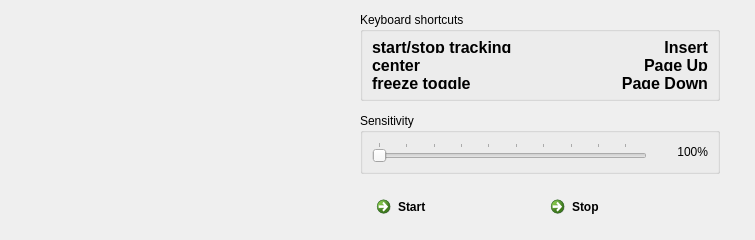
<?xml version="1.0" encoding="UTF-8"?>
<ui version="4.0">
 <class>window</class>
 <widget class="QMainWindow" name="window">
  <property name="geometry">
   <rect>
    <x>0</x>
    <y>0</y>
    <width>755</width>
    <height>240</height>
   </rect>
  </property>
  <property name="sizePolicy">
   <sizepolicy hsizetype="Preferred" vsizetype="Fixed">
    <horstretch>0</horstretch>
    <verstretch>0</verstretch>
   </sizepolicy>
  </property>
  <property name="maximumSize">
   <size>
    <width>16777215</width>
    <height>240</height>
   </size>
  </property>
  <property name="windowTitle">
   <string>trackmouse prototype</string>
  </property>
  <widget class="QWidget" name="frame">
   <property name="sizePolicy">
    <sizepolicy hsizetype="Preferred" vsizetype="Fixed">
     <horstretch>0</horstretch>
     <verstretch>0</verstretch>
    </sizepolicy>
   </property>
   <property name="maximumSize">
    <size>
     <width>16777215</width>
     <height>240</height>
    </size>
   </property>
   <layout class="QHBoxLayout" name="horizontalLayout_3">
    <property name="spacing">
     <number>6</number>
    </property>
    <property name="leftMargin">
     <number>6</number>
    </property>
    <property name="topMargin">
     <number>0</number>
    </property>
    <property name="rightMargin">
     <number>12</number>
    </property>
    <property name="bottomMargin">
     <number>0</number>
    </property>
    <item>
     <widget class="QFrame" name="video_feed">
      <property name="sizePolicy">
       <sizepolicy hsizetype="Fixed" vsizetype="Fixed">
        <horstretch>0</horstretch>
        <verstretch>0</verstretch>
       </sizepolicy>
      </property>
      <property name="minimumSize">
       <size>
        <width>320</width>
        <height>240</height>
       </size>
      </property>
      <property name="maximumSize">
       <size>
        <width>320</width>
        <height>240</height>
       </size>
      </property>
      <widget class="QFrame" name="video_frame">
       <property name="geometry">
        <rect>
         <x>0</x>
         <y>0</y>
         <width>320</width>
         <height>240</height>
        </rect>
       </property>
       <property name="sizePolicy">
        <sizepolicy hsizetype="Fixed" vsizetype="Fixed">
         <horstretch>0</horstretch>
         <verstretch>0</verstretch>
        </sizepolicy>
       </property>
       <property name="minimumSize">
        <size>
         <width>320</width>
         <height>240</height>
        </size>
       </property>
       <property name="maximumSize">
        <size>
         <width>320</width>
         <height>240</height>
        </size>
       </property>
       <widget class="QLabel" name="video_frame_label">
        <property name="geometry">
         <rect>
          <x>0</x>
          <y>0</y>
          <width>320</width>
          <height>240</height>
         </rect>
        </property>
        <property name="sizePolicy">
         <sizepolicy hsizetype="Fixed" vsizetype="Fixed">
          <horstretch>0</horstretch>
          <verstretch>0</verstretch>
         </sizepolicy>
        </property>
        <property name="minimumSize">
         <size>
          <width>320</width>
          <height>240</height>
         </size>
        </property>
        <property name="maximumSize">
         <size>
          <width>320</width>
          <height>240</height>
         </size>
        </property>
        <property name="font">
         <font>
          <family>Candara</family>
          <pointsize>37</pointsize>
          <weight>50</weight>
          <bold>false</bold>
          <kerning>true</kerning>
         </font>
        </property>
        <property name="text">
         <string/>
        </property>
        <property name="pixmap">
         <pixmap resource="../../gui/opentrack-res.qrc">:/images/tracking-not-started.png</pixmap>
        </property>
        <property name="scaledContents">
         <bool>false</bool>
        </property>
        <property name="alignment">
         <set>Qt::AlignCenter</set>
        </property>
        <property name="wordWrap">
         <bool>true</bool>
        </property>
       </widget>
      </widget>
     </widget>
    </item>
    <item>
     <widget class="QWidget" name="widget_3" native="true">
      <property name="sizePolicy">
       <sizepolicy hsizetype="Fixed" vsizetype="Fixed">
        <horstretch>0</horstretch>
        <verstretch>0</verstretch>
       </sizepolicy>
      </property>
      <layout class="QVBoxLayout" name="verticalLayout_2">
       <property name="spacing">
        <number>12</number>
       </property>
       <property name="leftMargin">
        <number>8</number>
       </property>
       <property name="topMargin">
        <number>12</number>
       </property>
       <property name="rightMargin">
        <number>12</number>
       </property>
       <property name="bottomMargin">
        <number>12</number>
       </property>
       <item>
        <widget class="QGroupBox" name="groupBox_3">
         <property name="title">
          <string>Keyboard shortcuts</string>
         </property>
         <layout class="QGridLayout" name="gridLayout">
          <item row="0" column="0">
           <widget class="QLabel" name="label_2">
            <property name="sizePolicy">
             <sizepolicy hsizetype="Maximum" vsizetype="Maximum">
              <horstretch>0</horstretch>
              <verstretch>0</verstretch>
             </sizepolicy>
            </property>
            <property name="font">
             <font>
              <pointsize>12</pointsize>
              <weight>75</weight>
              <bold>true</bold>
              <stylestrategy>PreferAntialias</stylestrategy>
              <kerning>false</kerning>
             </font>
            </property>
            <property name="text">
             <string>start/stop tracking</string>
            </property>
           </widget>
          </item>
          <item row="0" column="1">
           <widget class="QLabel" name="label_3">
            <property name="sizePolicy">
             <sizepolicy hsizetype="Preferred" vsizetype="Maximum">
              <horstretch>0</horstretch>
              <verstretch>0</verstretch>
             </sizepolicy>
            </property>
            <property name="font">
             <font>
              <pointsize>12</pointsize>
              <weight>75</weight>
              <bold>true</bold>
              <stylestrategy>PreferAntialias</stylestrategy>
              <kerning>false</kerning>
             </font>
            </property>
            <property name="text">
             <string>Insert</string>
            </property>
            <property name="alignment">
             <set>Qt::AlignRight|Qt::AlignTrailing|Qt::AlignVCenter</set>
            </property>
           </widget>
          </item>
          <item row="1" column="0">
           <widget class="QLabel" name="label_4">
            <property name="sizePolicy">
             <sizepolicy hsizetype="Maximum" vsizetype="Maximum">
              <horstretch>0</horstretch>
              <verstretch>0</verstretch>
             </sizepolicy>
            </property>
            <property name="font">
             <font>
              <pointsize>12</pointsize>
              <weight>75</weight>
              <bold>true</bold>
              <stylestrategy>PreferAntialias</stylestrategy>
              <kerning>false</kerning>
             </font>
            </property>
            <property name="text">
             <string>center</string>
            </property>
           </widget>
          </item>
          <item row="1" column="1">
           <widget class="QLabel" name="label_5">
            <property name="sizePolicy">
             <sizepolicy hsizetype="Preferred" vsizetype="Maximum">
              <horstretch>0</horstretch>
              <verstretch>0</verstretch>
             </sizepolicy>
            </property>
            <property name="font">
             <font>
              <pointsize>12</pointsize>
              <weight>75</weight>
              <bold>true</bold>
              <stylestrategy>PreferAntialias</stylestrategy>
              <kerning>false</kerning>
             </font>
            </property>
            <property name="text">
             <string>Page Up</string>
            </property>
            <property name="alignment">
             <set>Qt::AlignRight|Qt::AlignTrailing|Qt::AlignVCenter</set>
            </property>
           </widget>
          </item>
          <item row="2" column="0">
           <widget class="QLabel" name="label_6">
            <property name="sizePolicy">
             <sizepolicy hsizetype="Maximum" vsizetype="Maximum">
              <horstretch>0</horstretch>
              <verstretch>0</verstretch>
             </sizepolicy>
            </property>
            <property name="font">
             <font>
              <pointsize>12</pointsize>
              <weight>75</weight>
              <bold>true</bold>
              <stylestrategy>PreferAntialias</stylestrategy>
              <kerning>false</kerning>
             </font>
            </property>
            <property name="text">
             <string>freeze toggle</string>
            </property>
           </widget>
          </item>
          <item row="2" column="1">
           <widget class="QLabel" name="label_7">
            <property name="sizePolicy">
             <sizepolicy hsizetype="Preferred" vsizetype="Maximum">
              <horstretch>0</horstretch>
              <verstretch>0</verstretch>
             </sizepolicy>
            </property>
            <property name="font">
             <font>
              <pointsize>12</pointsize>
              <weight>75</weight>
              <bold>true</bold>
              <stylestrategy>PreferAntialias</stylestrategy>
              <kerning>false</kerning>
             </font>
            </property>
            <property name="text">
             <string>Page Down</string>
            </property>
            <property name="alignment">
             <set>Qt::AlignRight|Qt::AlignTrailing|Qt::AlignVCenter</set>
            </property>
           </widget>
          </item>
         </layout>
        </widget>
       </item>
       <item>
        <widget class="QGroupBox" name="groupBox_2">
         <property name="sizePolicy">
          <sizepolicy hsizetype="Preferred" vsizetype="Maximum">
           <horstretch>0</horstretch>
           <verstretch>0</verstretch>
          </sizepolicy>
         </property>
         <property name="title">
          <string>Sensitivity</string>
         </property>
         <layout class="QHBoxLayout">
          <item>
           <widget class="QSlider" name="sensitivity_slider">
            <property name="sizePolicy">
             <sizepolicy hsizetype="Minimum" vsizetype="Maximum">
              <horstretch>10</horstretch>
              <verstretch>0</verstretch>
             </sizepolicy>
            </property>
            <property name="maximum">
             <number>475</number>
            </property>
            <property name="pageStep">
             <number>1</number>
            </property>
            <property name="orientation">
             <enum>Qt::Horizontal</enum>
            </property>
            <property name="tickPosition">
             <enum>QSlider::TicksAbove</enum>
            </property>
            <property name="tickInterval">
             <number>50</number>
            </property>
           </widget>
          </item>
          <item>
           <widget class="QLabel" name="sensitivity_label">
            <property name="sizePolicy">
             <sizepolicy hsizetype="Preferred" vsizetype="Preferred">
              <horstretch>2</horstretch>
              <verstretch>0</verstretch>
             </sizepolicy>
            </property>
            <property name="text">
             <string>100%</string>
            </property>
            <property name="alignment">
             <set>Qt::AlignRight|Qt::AlignTrailing|Qt::AlignVCenter</set>
            </property>
           </widget>
          </item>
         </layout>
        </widget>
       </item>
       <item>
        <widget class="QWidget" name="widget" native="true">
         <property name="sizePolicy">
          <sizepolicy hsizetype="Preferred" vsizetype="Minimum">
           <horstretch>0</horstretch>
           <verstretch>0</verstretch>
          </sizepolicy>
         </property>
         <layout class="QHBoxLayout" name="horizontalLayout">
          <property name="topMargin">
           <number>3</number>
          </property>
          <property name="bottomMargin">
           <number>3</number>
          </property>
          <item>
           <widget class="QCommandLinkButton" name="btnStartTracker">
            <property name="sizePolicy">
             <sizepolicy hsizetype="Preferred" vsizetype="Maximum">
              <horstretch>0</horstretch>
              <verstretch>0</verstretch>
             </sizepolicy>
            </property>
            <property name="text">
             <string>Start</string>
            </property>
            <property name="icon">
             <iconset resource="trackmouse-res.qrc">
              <normaloff>:/images/images/start.png</normaloff>:/images/images/start.png</iconset>
            </property>
            <property name="iconSize">
             <size>
              <width>43</width>
              <height>20</height>
             </size>
            </property>
           </widget>
          </item>
          <item>
           <widget class="QCommandLinkButton" name="btnStopTracker">
            <property name="sizePolicy">
             <sizepolicy hsizetype="Preferred" vsizetype="Maximum">
              <horstretch>0</horstretch>
              <verstretch>0</verstretch>
             </sizepolicy>
            </property>
            <property name="text">
             <string>Stop</string>
            </property>
            <property name="icon">
             <iconset resource="trackmouse-res.qrc">
              <normaloff>:/images/images/stop.png</normaloff>:/images/images/stop.png</iconset>
            </property>
           </widget>
          </item>
         </layout>
        </widget>
       </item>
      </layout>
     </widget>
    </item>
   </layout>
  </widget>
 </widget>
 <resources>
  <include location="trackmouse-res.qrc"/>
  <include location="../../gui/opentrack-res.qrc"/>
 </resources>
 <connections/>
</ui>
